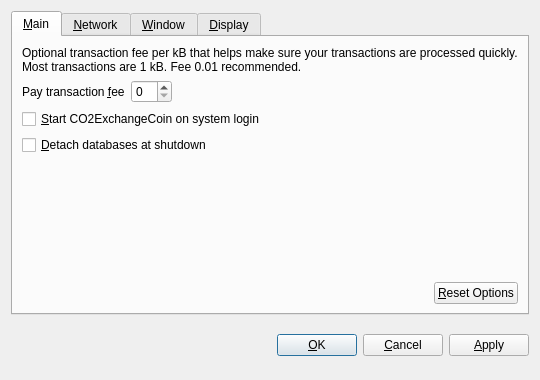
<?xml version="1.0" encoding="UTF-8"?>
<ui version="4.0">
 <class>OptionsDialog</class>
 <widget class="QDialog" name="OptionsDialog">
  <property name="geometry">
   <rect>
    <x>0</x>
    <y>0</y>
    <width>540</width>
    <height>380</height>
   </rect>
  </property>
  <property name="windowTitle">
   <string>Options</string>
  </property>
  <property name="modal">
   <bool>true</bool>
  </property>
  <layout class="QVBoxLayout" name="verticalLayout">
   <item>
    <widget class="QTabWidget" name="tabWidget">
     <property name="tabPosition">
      <enum>QTabWidget::North</enum>
     </property>
     <property name="currentIndex">
      <number>0</number>
     </property>
     <widget class="QWidget" name="tabMain">
      <attribute name="title">
       <string>&amp;Main</string>
      </attribute>
      <layout class="QVBoxLayout" name="verticalLayout_Main">
       <item>
        <widget class="QLabel" name="transactionFeeInfoLabel">
         <property name="text">
          <string>Optional transaction fee per kB that helps make sure your transactions are processed quickly. Most transactions are 1 kB. Fee 0.01 recommended.</string>
         </property>
         <property name="textFormat">
          <enum>Qt::PlainText</enum>
         </property>
         <property name="wordWrap">
          <bool>true</bool>
         </property>
        </widget>
       </item>
       <item>
        <layout class="QHBoxLayout" name="horizontalLayout_Main">
         <item>
          <widget class="QLabel" name="transactionFeeLabel">
           <property name="text">
            <string>Pay transaction &amp;fee</string>
           </property>
           <property name="textFormat">
            <enum>Qt::PlainText</enum>
           </property>
           <property name="buddy">
            <cstring>transactionFee</cstring>
           </property>
          </widget>
         </item>
         <item>
          <widget class="BitcoinAmountField" name="transactionFee"/>
         </item>
         <item>
          <spacer name="horizontalSpacer_Main">
           <property name="orientation">
            <enum>Qt::Horizontal</enum>
           </property>
           <property name="sizeHint" stdset="0">
            <size>
             <width>40</width>
             <height>20</height>
            </size>
           </property>
          </spacer>
         </item>
        </layout>
       </item>
       <item>
        <widget class="QCheckBox" name="bitcoinAtStartup">
         <property name="toolTip">
          <string>Automatically start CO2ExchangeCoin after logging in to the system.</string>
         </property>
         <property name="text">
          <string>&amp;Start CO2ExchangeCoin on system login</string>
         </property>
        </widget>
       </item>
       <item>
        <widget class="QCheckBox" name="detachDatabases">
         <property name="toolTip">
          <string>Detach block and address databases at shutdown. This means they can be moved to another data directory, but it slows down shutdown. The wallet is always detached.</string>
         </property>
         <property name="text">
          <string>&amp;Detach databases at shutdown</string>
         </property>
        </widget>
       </item>
       <item>
        <spacer name="verticalSpacer_Main">
         <property name="orientation">
          <enum>Qt::Vertical</enum>
         </property>
         <property name="sizeHint" stdset="0">
          <size>
           <width>20</width>
           <height>40</height>
          </size>
         </property>
        </spacer>
       </item>
       <item>
        <layout class="QHBoxLayout" name="horizontalLayout_2_Main">
         <item>
          <spacer name="horizontalSpacer_2_Main">
           <property name="orientation">
            <enum>Qt::Horizontal</enum>
           </property>
           <property name="sizeHint" stdset="0">
            <size>
             <width>40</width>
             <height>20</height>
            </size>
           </property>
          </spacer>
         </item>
         <item>
          <widget class="QPushButton" name="resetButton">
           <property name="toolTip">
            <string>Reset all client options to default.</string>
           </property>
           <property name="text">
            <string>&amp;Reset Options</string>
           </property>
           <property name="autoDefault">
            <bool>false</bool>
           </property>
          </widget>
         </item>
        </layout>
       </item>
      </layout>
     </widget>
     <widget class="QWidget" name="tabNetwork">
      <attribute name="title">
       <string>&amp;Network</string>
      </attribute>
      <layout class="QVBoxLayout" name="verticalLayout_Network">
       <item>
        <widget class="QCheckBox" name="mapPortUpnp">
         <property name="toolTip">
          <string>Automatically open the CO2ExchangeCoin client port on the router. This only works when your router supports UPnP and it is enabled.</string>
         </property>
         <property name="text">
          <string>Map port using &amp;UPnP</string>
         </property>
        </widget>
       </item>
       <item>
        <widget class="QCheckBox" name="connectSocks">
         <property name="toolTip">
          <string>Connect to the CO2ExchangeCoin network through a SOCKS proxy (e.g. when connecting through Tor).</string>
         </property>
         <property name="text">
          <string>&amp;Connect through SOCKS proxy:</string>
         </property>
        </widget>
       </item>
       <item>
        <layout class="QHBoxLayout" name="horizontalLayout_Network">
         <item>
          <widget class="QLabel" name="proxyIpLabel">
           <property name="text">
            <string>Proxy &amp;IP:</string>
           </property>
           <property name="textFormat">
            <enum>Qt::PlainText</enum>
           </property>
           <property name="buddy">
            <cstring>proxyIp</cstring>
           </property>
          </widget>
         </item>
         <item>
          <widget class="QValidatedLineEdit" name="proxyIp">
           <property name="maximumSize">
            <size>
             <width>140</width>
             <height>16777215</height>
            </size>
           </property>
           <property name="toolTip">
            <string>IP address of the proxy (e.g. 127.0.0.1)</string>
           </property>
          </widget>
         </item>
         <item>
          <widget class="QLabel" name="proxyPortLabel">
           <property name="text">
            <string>&amp;Port:</string>
           </property>
           <property name="textFormat">
            <enum>Qt::PlainText</enum>
           </property>
           <property name="buddy">
            <cstring>proxyPort</cstring>
           </property>
          </widget>
         </item>
         <item>
          <widget class="QLineEdit" name="proxyPort">
           <property name="maximumSize">
            <size>
             <width>55</width>
             <height>16777215</height>
            </size>
           </property>
           <property name="toolTip">
            <string>Port of the proxy (e.g. 9050)</string>
           </property>
          </widget>
         </item>
         <item>
          <widget class="QLabel" name="socksVersionLabel">
           <property name="text">
            <string>SOCKS &amp;Version:</string>
           </property>
           <property name="textFormat">
            <enum>Qt::PlainText</enum>
           </property>
           <property name="buddy">
            <cstring>socksVersion</cstring>
           </property>
          </widget>
         </item>
         <item>
          <widget class="QValueComboBox" name="socksVersion">
           <property name="toolTip">
            <string>SOCKS version of the proxy (e.g. 5)</string>
           </property>
          </widget>
         </item>
         <item>
          <spacer name="horizontalSpacer_Network">
           <property name="orientation">
            <enum>Qt::Horizontal</enum>
           </property>
           <property name="sizeHint" stdset="0">
            <size>
             <width>40</width>
             <height>20</height>
            </size>
           </property>
          </spacer>
         </item>
        </layout>
       </item>
       <item>
        <spacer name="verticalSpacer_Network">
         <property name="orientation">
          <enum>Qt::Vertical</enum>
         </property>
         <property name="sizeHint" stdset="0">
          <size>
           <width>20</width>
           <height>40</height>
          </size>
         </property>
        </spacer>
       </item>
      </layout>
     </widget>
     <widget class="QWidget" name="tabWindow">
      <attribute name="title">
       <string>&amp;Window</string>
      </attribute>
      <layout class="QVBoxLayout" name="verticalLayout_Window">
       <item>
        <widget class="QCheckBox" name="minimizeToTray">
         <property name="toolTip">
          <string>Show only a tray icon after minimizing the window.</string>
         </property>
         <property name="text">
          <string>&amp;Minimize to the tray instead of the taskbar</string>
         </property>
        </widget>
       </item>
       <item>
        <widget class="QCheckBox" name="minimizeOnClose">
         <property name="toolTip">
          <string>Minimize instead of exit the application when the window is closed. When this option is enabled, the application will be closed only after selecting Quit in the menu.</string>
         </property>
         <property name="text">
          <string>M&amp;inimize on close</string>
         </property>
        </widget>
       </item>
       <item>
        <spacer name="verticalSpacer_Window">
         <property name="orientation">
          <enum>Qt::Vertical</enum>
         </property>
         <property name="sizeHint" stdset="0">
          <size>
           <width>20</width>
           <height>40</height>
          </size>
         </property>
        </spacer>
       </item>
      </layout>
     </widget>
     <widget class="QWidget" name="tabDisplay">
      <attribute name="title">
       <string>&amp;Display</string>
      </attribute>
      <layout class="QVBoxLayout" name="verticalLayout_Display">
       <item>
        <layout class="QHBoxLayout" name="horizontalLayout_1_Display">
         <item>
          <widget class="QLabel" name="langLabel">
           <property name="text">
            <string>User Interface &amp;language:</string>
           </property>
           <property name="textFormat">
            <enum>Qt::PlainText</enum>
           </property>
           <property name="buddy">
            <cstring>lang</cstring>
           </property>
          </widget>
         </item>
         <item>
          <widget class="QValueComboBox" name="lang">
           <property name="toolTip">
            <string>The user interface language can be set here. This setting will take effect after restarting CO2ExchangeCoin.</string>
           </property>
          </widget>
         </item>
        </layout>
       </item>
       <item>
        <layout class="QHBoxLayout" name="horizontalLayout_2_Display">
         <item>
          <widget class="QLabel" name="unitLabel">
           <property name="text">
            <string>&amp;Unit to show amounts in:</string>
           </property>
           <property name="textFormat">
            <enum>Qt::PlainText</enum>
           </property>
           <property name="buddy">
            <cstring>unit</cstring>
           </property>
          </widget>
         </item>
         <item>
          <widget class="QValueComboBox" name="unit">
           <property name="toolTip">
            <string>Choose the default subdivision unit to show in the interface and when sending coins.</string>
           </property>
          </widget>
         </item>
        </layout>
       </item>
       <item>
        <widget class="QCheckBox" name="displayAddresses">
         <property name="toolTip">
          <string>Whether to show CO2ExchangeCoin addresses in the transaction list or not.</string>
         </property>
         <property name="text">
          <string>&amp;Display addresses in transaction list</string>
         </property>
        </widget>
       </item>
       <item>
        <widget class="QCheckBox" name="coinControlFeatures">
         <property name="toolTip">
          <string>Whether to show coin control features or not.</string>
         </property>
         <property name="text">
          <string>Display Coin &amp;Control Features (experts only!)</string>
         </property>
        </widget>
       </item>
       <item>
        <spacer name="verticalSpacer_Display">
         <property name="orientation">
          <enum>Qt::Vertical</enum>
         </property>
         <property name="sizeHint" stdset="0">
          <size>
           <width>20</width>
           <height>40</height>
          </size>
         </property>
        </spacer>
       </item>
      </layout>
     </widget>
    </widget>
   </item>
   <item>
    <layout class="QHBoxLayout" name="horizontalLayout_Buttons">
     <item>
      <spacer name="horizontalSpacer_1">
       <property name="orientation">
        <enum>Qt::Horizontal</enum>
       </property>
       <property name="sizeHint" stdset="0">
        <size>
         <width>40</width>
         <height>48</height>
        </size>
       </property>
      </spacer>
     </item>
     <item>
      <widget class="QLabel" name="statusLabel">
       <property name="font">
        <font>
         <weight>75</weight>
         <bold>true</bold>
        </font>
       </property>
       <property name="text">
        <string/>
       </property>
       <property name="textFormat">
        <enum>Qt::PlainText</enum>
       </property>
       <property name="wordWrap">
        <bool>true</bool>
       </property>
      </widget>
     </item>
     <item>
      <spacer name="horizontalSpacer_2">
       <property name="orientation">
        <enum>Qt::Horizontal</enum>
       </property>
       <property name="sizeHint" stdset="0">
        <size>
         <width>40</width>
         <height>48</height>
        </size>
       </property>
      </spacer>
     </item>
     <item>
      <widget class="QPushButton" name="okButton">
       <property name="text">
        <string>&amp;OK</string>
       </property>
      </widget>
     </item>
     <item>
      <widget class="QPushButton" name="cancelButton">
       <property name="text">
        <string>&amp;Cancel</string>
       </property>
       <property name="autoDefault">
        <bool>false</bool>
       </property>
      </widget>
     </item>
     <item>
      <widget class="QPushButton" name="applyButton">
       <property name="text">
        <string>&amp;Apply</string>
       </property>
       <property name="autoDefault">
        <bool>false</bool>
       </property>
      </widget>
     </item>
    </layout>
   </item>
  </layout>
 </widget>
 <customwidgets>
  <customwidget>
   <class>BitcoinAmountField</class>
   <extends>QSpinBox</extends>
   <header>bitcoinamountfield.h</header>
  </customwidget>
  <customwidget>
   <class>QValueComboBox</class>
   <extends>QComboBox</extends>
   <header>qvaluecombobox.h</header>
  </customwidget>
  <customwidget>
   <class>QValidatedLineEdit</class>
   <extends>QLineEdit</extends>
   <header>qvalidatedlineedit.h</header>
  </customwidget>
 </customwidgets>
 <resources/>
 <connections/>
</ui>
